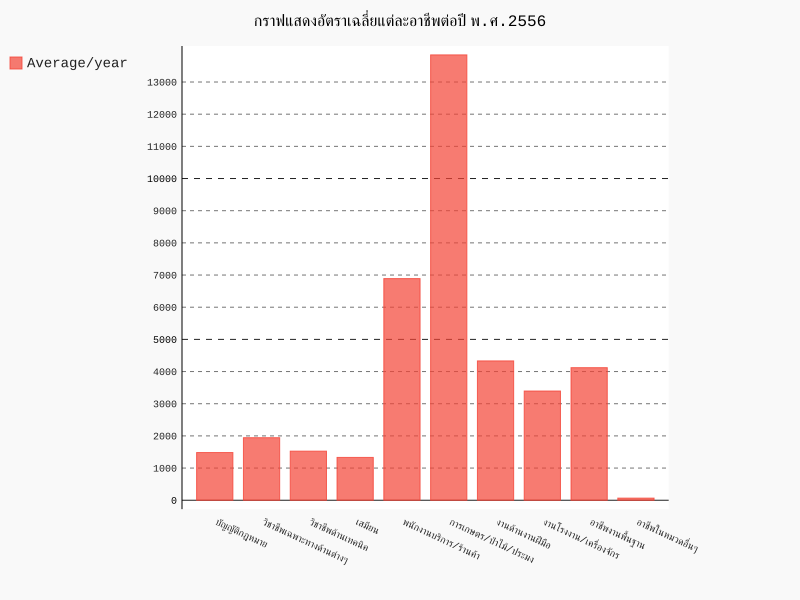

Python code for this plot:
"""make graph"""
import pygal
from xlrd import open_workbook
def make_graph():
    """make graph in section center"""

    #open worksheet
    book = open_workbook('C:/Users/User/Desktop/project/สถิติปี 53.xlsx')
    sheet = book.sheet_by_index(1)
    law = [sheet.cell(1, col_index).value for col_index in range(1, 13)]
    profess = [sheet.cell(2, col_index).value for col_index in range(1, 13)]
    tech = [sheet.cell(3, col_index).value for col_index in range(1, 13)]
    clerk = [sheet.cell(4, col_index).value for col_index in range(1, 13)]
    market = [sheet.cell(5, col_index).value for col_index in range(1, 13)]
    fishing = [sheet.cell(6, col_index).value for col_index in range(1, 13)]
    business = [sheet.cell(7, col_index).value for col_index in range(1, 13)]
    fact = [sheet.cell(8, col_index).value for col_index in range(1, 13)]
    sale = [sheet.cell(9, col_index).value for col_index in range(1, 13)]
    other = [sheet.cell(10, col_index).value for col_index in range(1, 13)]


    #make graph
    line_chart =  pygal.Bar(x_label_rotation=25)
    line_chart.title = 'กราฟแสดงอัตราเฉลี่ยแต่ละอาชีพต่อปี พ.ศ.2556'
    career = []
    count_law = 0
    count_profess = 0
    count_tech = 0
    count_clerk = 0
    count_market = 0
    count_fishing = 0
    count_business = 0
    count_fact = 0
    count_sale = 0
    count_other = 0
    #แกนx
    for i in [sheet.cell(col_index, 0).value for col_index in range(1, 11)]:
        career.append(i)
    #ave per month
    for i in law:
        count_law += i
    count_law = float("%.2f" %(count_law/12))
    for i in profess:
        count_profess += i
    count_profess = float("%.2f" %(count_profess/12))
    for i in tech:
        count_tech += i
    count_tech = float("%.2f" %(count_tech/12))
    for i in clerk:
        count_clerk += i
    count_clerk = float("%.2f" %(count_clerk/12))
    for i in market:
        count_market += i
    count_market = float("%.2f" %(count_market/12))
    for i in fishing:
        count_fishing += i
    count_fishing = float("%.2f" %(count_fishing/12))
    for i in business:
        count_business += i
    count_business = float("%.2f" %(count_business/12))
    for i in fact:
        count_fact += i
    count_fact = float("%.2f" %(count_fact/12))
    for i in sale:
        count_sale += i
    count_sale = float("%.2f" %(count_sale/12))
    for i in other:
        count_other += i
    count_other = float("%.2f" %(count_other/12))

    
    line_chart.x_labels = map(str, career)
    line_chart.add('Average/year', [count_law, count_profess, count_tech, count_clerk, count_market,\
                           count_fishing, count_business, count_fact, count_sale, count_other])
    line_chart.render_to_file('ave 56.svg')

make_graph()
